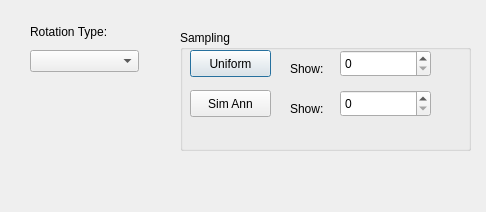
<?xml version="1.0" encoding="UTF-8"?>
<ui version="4.0">
 <class>SamplingDlgUI</class>
 <widget class="QDialog" name="SamplingDlgUI">
  <property name="geometry">
   <rect>
    <x>0</x>
    <y>0</y>
    <width>486</width>
    <height>212</height>
   </rect>
  </property>
  <property name="windowTitle">
   <string>Dialog</string>
  </property>
  <widget class="QWidget" name="layoutWidget">
   <property name="geometry">
    <rect>
     <x>30</x>
     <y>20</y>
     <width>109</width>
     <height>52</height>
    </rect>
   </property>
   <layout class="QVBoxLayout" name="verticalLayout">
    <item>
     <widget class="QLabel" name="label">
      <property name="text">
       <string>Rotation Type: </string>
      </property>
     </widget>
    </item>
    <item>
     <widget class="QComboBox" name="rotationTypeBox">
      <property name="currentIndex">
       <number>0</number>
      </property>
      <property name="maxCount">
       <number>10</number>
      </property>
     </widget>
    </item>
   </layout>
  </widget>
  <widget class="QGroupBox" name="sampleBox">
   <property name="geometry">
    <rect>
     <x>180</x>
     <y>30</y>
     <width>291</width>
     <height>121</height>
    </rect>
   </property>
   <property name="title">
    <string>Sampling</string>
   </property>
   <widget class="QPushButton" name="sampleUniButton">
    <property name="geometry">
     <rect>
      <x>10</x>
      <y>20</y>
      <width>81</width>
      <height>27</height>
     </rect>
    </property>
    <property name="text">
     <string>Uniform</string>
    </property>
   </widget>
   <widget class="QPushButton" name="sampleSAButton">
    <property name="geometry">
     <rect>
      <x>10</x>
      <y>60</y>
      <width>81</width>
      <height>27</height>
     </rect>
    </property>
    <property name="text">
     <string>Sim Ann</string>
    </property>
   </widget>
   <widget class="QLabel" name="showSampleLabel">
    <property name="geometry">
     <rect>
      <x>110</x>
      <y>30</y>
      <width>41</width>
      <height>17</height>
     </rect>
    </property>
    <property name="text">
     <string>Show:</string>
    </property>
   </widget>
   <widget class="QSpinBox" name="sampleUniSpinBox">
    <property name="geometry">
     <rect>
      <x>160</x>
      <y>20</y>
      <width>91</width>
      <height>27</height>
     </rect>
    </property>
   </widget>
   <widget class="QLabel" name="showSampleLabel_2">
    <property name="geometry">
     <rect>
      <x>110</x>
      <y>70</y>
      <width>41</width>
      <height>17</height>
     </rect>
    </property>
    <property name="text">
     <string>Show:</string>
    </property>
   </widget>
   <widget class="QSpinBox" name="sampleSASpinBox">
    <property name="geometry">
     <rect>
      <x>160</x>
      <y>60</y>
      <width>91</width>
      <height>27</height>
     </rect>
    </property>
   </widget>
  </widget>
 </widget>
 <resources/>
 <connections>
  <connection>
   <sender>sampleSAButton</sender>
   <signal>clicked()</signal>
   <receiver>SamplingDlgUI</receiver>
   <slot>sampleSAButton_clicked()</slot>
   <hints>
    <hint type="sourcelabel">
     <x>20</x>
     <y>20</y>
    </hint>
    <hint type="destinationlabel">
     <x>20</x>
     <y>20</y>
    </hint>
   </hints>
  </connection>
  <connection>
   <sender>sampleUniButton</sender>
   <signal>clicked()</signal>
   <receiver>SamplingDlgUI</receiver>
   <slot>sampleUniButton_clicked()</slot>
   <hints>
    <hint type="sourcelabel">
     <x>20</x>
     <y>20</y>
    </hint>
    <hint type="destinationlabel">
     <x>20</x>
     <y>20</y>
    </hint>
   </hints>
  </connection>
  <connection>
   <sender>sampleSASpinBox</sender>
   <signal>valueChanged(int)</signal>
   <receiver>SamplingDlgUI</receiver>
   <slot>sampleSASpinBox_valueChanged(int)</slot>
   <hints>
    <hint type="sourcelabel">
     <x>20</x>
     <y>20</y>
    </hint>
    <hint type="destinationlabel">
     <x>20</x>
     <y>20</y>
    </hint>
   </hints>
  </connection>
  <connection>
   <sender>sampleUniSpinBox</sender>
   <signal>valueChanged(int)</signal>
   <receiver>SamplingDlgUI</receiver>
   <slot>sampleUniSpinBox_valueChanged(int)</slot>
   <hints>
    <hint type="sourcelabel">
     <x>20</x>
     <y>20</y>
    </hint>
    <hint type="destinationlabel">
     <x>20</x>
     <y>20</y>
    </hint>
   </hints>
  </connection>
  <connection>
   <sender>rotationTypeBox</sender>
   <signal>activated(int)</signal>
   <receiver>SamplingDlgUI</receiver>
   <slot>rotationTypeBox_activated(int)</slot>
   <hints>
    <hint type="sourcelabel">
     <x>20</x>
     <y>20</y>
    </hint>
    <hint type="destinationlabel">
     <x>20</x>
     <y>20</y>
    </hint>
   </hints>
  </connection>
 </connections>
</ui>
